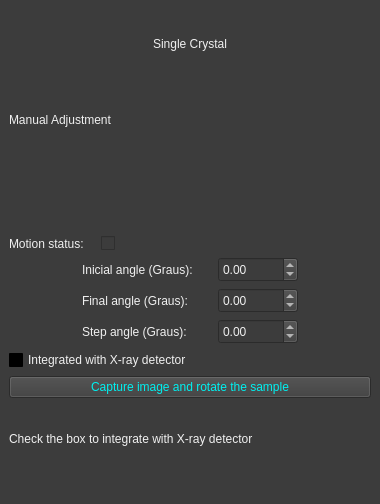
<?xml version="1.0" encoding="UTF-8"?>
<ui version="4.0">
 <class>MainWindow</class>
 <widget class="QMainWindow" name="MainWindow">
  <property name="geometry">
   <rect>
    <x>0</x>
    <y>0</y>
    <width>380</width>
    <height>504</height>
   </rect>
  </property>
  <property name="minimumSize">
   <size>
    <width>380</width>
    <height>504</height>
   </size>
  </property>
  <property name="maximumSize">
   <size>
    <width>381</width>
    <height>504</height>
   </size>
  </property>
  <property name="windowTitle">
   <string>Single Crystal - Motor</string>
  </property>
  <property name="styleSheet">
   <string notr="true">background-color: rgb(60, 60, 60);
color: rgb(240, 240,240);
</string>
  </property>
  <widget class="QWidget" name="centralwidget">
   <layout class="QGridLayout" name="gridLayout">
    <item row="1" column="0">
     <widget class="QLabel" name="label">
      <property name="text">
       <string>Manual Adjustment</string>
      </property>
     </widget>
    </item>
    <item row="2" column="0" colspan="2">
     <widget class="QMotor" name="QMotor">
      <property name="toolTip">
       <string/>
      </property>
      <property name="whatsThis">
       <string>
    Widget based on EPICS motor record
    Details about motor record parameters are found at: https://www3.aps.anl.gov/bcda/synApps/motor/R6-9/motorRecord.html
    </string>
      </property>
      <property name="channel" stdset="0">
       <string/>
      </property>
     </widget>
    </item>
    <item row="3" column="0">
     <layout class="QHBoxLayout" name="horizontalLayout">
      <item>
       <widget class="QLabel" name="label_3">
        <property name="text">
         <string>Motion status:</string>
        </property>
       </widget>
      </item>
      <item>
       <widget class="PyDMCheckbox" name="PyDMCheckbox_msg">
        <property name="enabled">
         <bool>false</bool>
        </property>
        <property name="font">
         <font>
          <weight>75</weight>
          <bold>true</bold>
         </font>
        </property>
        <property name="toolTip">
         <string/>
        </property>
        <property name="whatsThis">
         <string>
    A QCheckbox with support for Channels and more from PyDM

    Parameters
    ----------
    parent : QWidget
        The parent widget for the Label
    init_channel : str, optional
        The channel to be used by the widget.

    </string>
        </property>
        <property name="autoFillBackground">
         <bool>false</bool>
        </property>
        <property name="styleSheet">
         <string notr="true"/>
        </property>
        <property name="inputMethodHints">
         <set>Qt::ImhNone</set>
        </property>
        <property name="text">
         <string/>
        </property>
        <property name="iconSize">
         <size>
          <width>16</width>
          <height>16</height>
         </size>
        </property>
        <property name="checkable">
         <bool>true</bool>
        </property>
        <property name="autoExclusive">
         <bool>false</bool>
        </property>
        <property name="tristate">
         <bool>false</bool>
        </property>
        <property name="channel" stdset="0">
         <string/>
        </property>
       </widget>
      </item>
     </layout>
    </item>
    <item row="4" column="0" colspan="2">
     <layout class="QHBoxLayout" name="horizontalLayout_2">
      <item>
       <spacer name="horizontalSpacer">
        <property name="orientation">
         <enum>Qt::Horizontal</enum>
        </property>
        <property name="sizeHint" stdset="0">
         <size>
          <width>40</width>
          <height>20</height>
         </size>
        </property>
       </spacer>
      </item>
      <item>
       <widget class="QLabel" name="label_4">
        <property name="minimumSize">
         <size>
          <width>130</width>
          <height>0</height>
         </size>
        </property>
        <property name="maximumSize">
         <size>
          <width>130</width>
          <height>16777215</height>
         </size>
        </property>
        <property name="text">
         <string>Inicial angle (Graus):</string>
        </property>
       </widget>
      </item>
      <item>
       <widget class="PyDMSpinbox" name="PyDMSpinbox_a0">
        <property name="enabled">
         <bool>true</bool>
        </property>
        <property name="minimumSize">
         <size>
          <width>80</width>
          <height>25</height>
         </size>
        </property>
        <property name="maximumSize">
         <size>
          <width>80</width>
          <height>25</height>
         </size>
        </property>
        <property name="toolTip">
         <string/>
        </property>
        <property name="whatsThis">
         <string>
    A QDoubleSpinBox with support for Channels and more from PyDM.

    Parameters
    ----------
    parent : QWidget
        The parent widget for the Label
    init_channel : str, optional
        The channel to be used by the widget.
    </string>
        </property>
        <property name="styleSheet">
         <string notr="true"/>
        </property>
        <property name="decimals">
         <number>2</number>
        </property>
        <property name="minimum">
         <double>-360.000000000000000</double>
        </property>
        <property name="maximum">
         <double>360.000000000000000</double>
        </property>
        <property name="singleStep">
         <double>0.100000000000000</double>
        </property>
        <property name="alarmSensitiveContent" stdset="0">
         <bool>true</bool>
        </property>
        <property name="alarmSensitiveBorder" stdset="0">
         <bool>false</bool>
        </property>
        <property name="precisionFromPV" stdset="0">
         <bool>false</bool>
        </property>
        <property name="precision" stdset="0">
         <number>0</number>
        </property>
        <property name="channel" stdset="0">
         <string/>
        </property>
        <property name="showStepExponent" stdset="0">
         <bool>false</bool>
        </property>
       </widget>
      </item>
      <item>
       <spacer name="horizontalSpacer_2">
        <property name="orientation">
         <enum>Qt::Horizontal</enum>
        </property>
        <property name="sizeHint" stdset="0">
         <size>
          <width>40</width>
          <height>20</height>
         </size>
        </property>
       </spacer>
      </item>
     </layout>
    </item>
    <item row="5" column="0" colspan="2">
     <layout class="QHBoxLayout" name="horizontalLayout_3">
      <item>
       <spacer name="horizontalSpacer_3">
        <property name="orientation">
         <enum>Qt::Horizontal</enum>
        </property>
        <property name="sizeHint" stdset="0">
         <size>
          <width>40</width>
          <height>20</height>
         </size>
        </property>
       </spacer>
      </item>
      <item>
       <widget class="QLabel" name="label_5">
        <property name="minimumSize">
         <size>
          <width>130</width>
          <height>0</height>
         </size>
        </property>
        <property name="maximumSize">
         <size>
          <width>130</width>
          <height>16777215</height>
         </size>
        </property>
        <property name="text">
         <string>Final angle (Graus):</string>
        </property>
       </widget>
      </item>
      <item>
       <widget class="PyDMSpinbox" name="PyDMSpinbox_aF">
        <property name="enabled">
         <bool>true</bool>
        </property>
        <property name="minimumSize">
         <size>
          <width>80</width>
          <height>25</height>
         </size>
        </property>
        <property name="maximumSize">
         <size>
          <width>80</width>
          <height>25</height>
         </size>
        </property>
        <property name="toolTip">
         <string/>
        </property>
        <property name="whatsThis">
         <string>
    A QDoubleSpinBox with support for Channels and more from PyDM.

    Parameters
    ----------
    parent : QWidget
        The parent widget for the Label
    init_channel : str, optional
        The channel to be used by the widget.
    </string>
        </property>
        <property name="decimals">
         <number>2</number>
        </property>
        <property name="minimum">
         <double>-360.000000000000000</double>
        </property>
        <property name="maximum">
         <double>360.000000000000000</double>
        </property>
        <property name="singleStep">
         <double>0.100000000000000</double>
        </property>
        <property name="alarmSensitiveContent" stdset="0">
         <bool>true</bool>
        </property>
        <property name="alarmSensitiveBorder" stdset="0">
         <bool>false</bool>
        </property>
        <property name="precisionFromPV" stdset="0">
         <bool>false</bool>
        </property>
        <property name="precision" stdset="0">
         <number>0</number>
        </property>
        <property name="channel" stdset="0">
         <string/>
        </property>
        <property name="showStepExponent" stdset="0">
         <bool>false</bool>
        </property>
       </widget>
      </item>
      <item>
       <spacer name="horizontalSpacer_4">
        <property name="orientation">
         <enum>Qt::Horizontal</enum>
        </property>
        <property name="sizeHint" stdset="0">
         <size>
          <width>40</width>
          <height>20</height>
         </size>
        </property>
       </spacer>
      </item>
     </layout>
    </item>
    <item row="6" column="0" colspan="2">
     <layout class="QHBoxLayout" name="horizontalLayout_4">
      <item>
       <spacer name="horizontalSpacer_5">
        <property name="orientation">
         <enum>Qt::Horizontal</enum>
        </property>
        <property name="sizeHint" stdset="0">
         <size>
          <width>40</width>
          <height>20</height>
         </size>
        </property>
       </spacer>
      </item>
      <item>
       <widget class="QLabel" name="label_6">
        <property name="minimumSize">
         <size>
          <width>130</width>
          <height>0</height>
         </size>
        </property>
        <property name="maximumSize">
         <size>
          <width>130</width>
          <height>16777215</height>
         </size>
        </property>
        <property name="text">
         <string>Step angle (Graus):</string>
        </property>
       </widget>
      </item>
      <item>
       <widget class="QDoubleSpinBox" name="doubleSpinBox_step">
        <property name="minimumSize">
         <size>
          <width>80</width>
          <height>25</height>
         </size>
        </property>
        <property name="maximumSize">
         <size>
          <width>80</width>
          <height>25</height>
         </size>
        </property>
        <property name="minimum">
         <double>-99.000000000000000</double>
        </property>
       </widget>
      </item>
      <item>
       <spacer name="horizontalSpacer_6">
        <property name="orientation">
         <enum>Qt::Horizontal</enum>
        </property>
        <property name="sizeHint" stdset="0">
         <size>
          <width>40</width>
          <height>20</height>
         </size>
        </property>
       </spacer>
      </item>
     </layout>
    </item>
    <item row="7" column="0" colspan="2">
     <widget class="QCheckBox" name="checkBox_enableMarccd">
      <property name="styleSheet">
       <string notr="true">background-color: qlineargradient(spread:pad, x1:0, y1:0, x2:1, y2:0, stop:0.117949 rgba(60,60, 60, 255), stop:0.225641 rgba(60, 60, 60, 255));</string>
      </property>
      <property name="text">
       <string>Integrated with X-ray detector</string>
      </property>
     </widget>
    </item>
    <item row="8" column="0" colspan="2">
     <widget class="PyDMPushButton" name="PyDMPushButton_Measure">
      <property name="toolTip">
       <string/>
      </property>
      <property name="whatsThis">
       <string>
    Basic PushButton to send a fixed value.

    The PyDMPushButton is meant to hold a specific value, and send that value
    to a channel when it is clicked, much like the MessageButton does in EDM.
    The PyDMPushButton works in two different modes of operation, first, a
    fixed value can be given to the :attr:`.pressValue` attribute, whenever the
    button is clicked a signal containing this value will be sent to the
    connected channel. This is the default behavior of the button. However, if
    the :attr:`.relativeChange` is set to True, the fixed value will be added
    to the current value of the channel. This means that the button will
    increment a channel by a fixed amount with every click, a consistent
    relative move

    Parameters
    ----------
    parent : QObject, optional
        Parent of PyDMPushButton

    label : str, optional
        String to place on button

    icon : QIcon, optional
        An Icon to display on the PyDMPushButton

    pressValue : int, float, str
        Value to be sent when the button is clicked

    relative : bool, optional
        Choice to have the button perform a relative put, instead of always
        setting to an absolute value

    init_channel : str, optional
        ID of channel to manipulate

    </string>
      </property>
      <property name="styleSheet">
       <string notr="true">color: rgb(0, 240, 240);</string>
      </property>
      <property name="text">
       <string>Capture image and rotate the sample</string>
      </property>
      <property name="alarmSensitiveBorder" stdset="0">
       <bool>false</bool>
      </property>
      <property name="precisionFromPV" stdset="0">
       <bool>false</bool>
      </property>
      <property name="channel" stdset="0">
       <string/>
      </property>
     </widget>
    </item>
    <item row="9" column="0" colspan="2">
     <widget class="QLabel" name="msg">
      <property name="text">
       <string>Check the box to integrate with X-ray detector</string>
      </property>
     </widget>
    </item>
    <item row="0" column="0" colspan="2" alignment="Qt::AlignHCenter">
     <widget class="QLabel" name="label_2">
      <property name="text">
       <string>Single Crystal</string>
      </property>
     </widget>
    </item>
   </layout>
  </widget>
  <widget class="QMenuBar" name="menubar">
   <property name="geometry">
    <rect>
     <x>0</x>
     <y>0</y>
     <width>380</width>
     <height>20</height>
    </rect>
   </property>
  </widget>
  <widget class="QStatusBar" name="statusbar"/>
 </widget>
 <customwidgets>
  <customwidget>
   <class>PyDMPushButton</class>
   <extends>QPushButton</extends>
   <header>pydm.widgets.pushbutton</header>
  </customwidget>
  <customwidget>
   <class>PyDMCheckbox</class>
   <extends>QCheckBox</extends>
   <header>pydm.widgets.checkbox</header>
  </customwidget>
  <customwidget>
   <class>PyDMSpinbox</class>
   <extends>QDoubleSpinBox</extends>
   <header>pydm.widgets.spinbox</header>
  </customwidget>
  <customwidget>
   <class>QMotor</class>
   <extends>QWidget</extends>
   <header>sol_widgets.widgets.motor</header>
  </customwidget>
 </customwidgets>
 <resources/>
 <connections/>
</ui>
